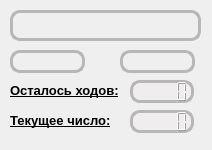
<?xml version="1.0" encoding="UTF-8"?>
<ui version="4.0">
 <class>Form</class>
 <widget class="QWidget" name="Form">
  <property name="geometry">
   <rect>
    <x>0</x>
    <y>0</y>
    <width>212</width>
    <height>150</height>
   </rect>
  </property>
  <property name="windowTitle">
   <string>Ним наносит ответный удар</string>
  </property>
  <widget class="QLabel" name="now_number_label">
   <property name="geometry">
    <rect>
     <x>10</x>
     <y>110</y>
     <width>111</width>
     <height>21</height>
    </rect>
   </property>
   <property name="font">
    <font>
     <pointsize>10</pointsize>
     <weight>75</weight>
     <bold>true</bold>
     <underline>true</underline>
    </font>
   </property>
   <property name="text">
    <string>Текущее число:</string>
   </property>
  </widget>
  <widget class="QPushButton" name="minus_button">
   <property name="geometry">
    <rect>
     <x>120</x>
     <y>50</y>
     <width>75</width>
     <height>23</height>
    </rect>
   </property>
   <property name="styleSheet">
    <string notr="true">QPushButton{
border: 3px solid #b7b7b7;
border-radius: 10px;
background-color: none;
}
QPushButton:hover{
background-color: #c8c8c8;
}</string>
   </property>
   <property name="text">
    <string/>
   </property>
  </widget>
  <widget class="QPushButton" name="plus_button">
   <property name="geometry">
    <rect>
     <x>10</x>
     <y>50</y>
     <width>75</width>
     <height>23</height>
    </rect>
   </property>
   <property name="styleSheet">
    <string notr="true">QPushButton{
border: 3px solid #b7b7b7;
border-radius: 10px;
background-color: none;
}
QPushButton:hover{
background-color: #c8c8c8;
}</string>
   </property>
   <property name="text">
    <string/>
   </property>
  </widget>
  <widget class="QLCDNumber" name="ostatok_qlcd">
   <property name="geometry">
    <rect>
     <x>130</x>
     <y>80</y>
     <width>64</width>
     <height>23</height>
    </rect>
   </property>
   <property name="styleSheet">
    <string notr="true">background: rgba(239,237,237,1);
border-radius: 10px;
border: 3px solid #b7b7b7;
</string>
   </property>
  </widget>
  <widget class="QLCDNumber" name="now_number_qlcd">
   <property name="geometry">
    <rect>
     <x>130</x>
     <y>110</y>
     <width>64</width>
     <height>23</height>
    </rect>
   </property>
   <property name="styleSheet">
    <string notr="true">background: rgba(239,237,237,1);
border-radius: 10px;
border: 3px solid #b7b7b7;
</string>
   </property>
  </widget>
  <widget class="QLabel" name="result_label">
   <property name="geometry">
    <rect>
     <x>10</x>
     <y>10</y>
     <width>191</width>
     <height>31</height>
    </rect>
   </property>
   <property name="styleSheet">
    <string notr="true">background: none;
border-radius: 10px;
border: 3px solid #b7b7b7;
</string>
   </property>
   <property name="text">
    <string/>
   </property>
  </widget>
  <widget class="QLabel" name="ostatok_label">
   <property name="geometry">
    <rect>
     <x>10</x>
     <y>80</y>
     <width>111</width>
     <height>21</height>
    </rect>
   </property>
   <property name="font">
    <font>
     <pointsize>10</pointsize>
     <weight>75</weight>
     <bold>true</bold>
     <underline>true</underline>
    </font>
   </property>
   <property name="text">
    <string>Осталось ходов:</string>
   </property>
  </widget>
 </widget>
 <resources/>
 <connections/>
</ui>
